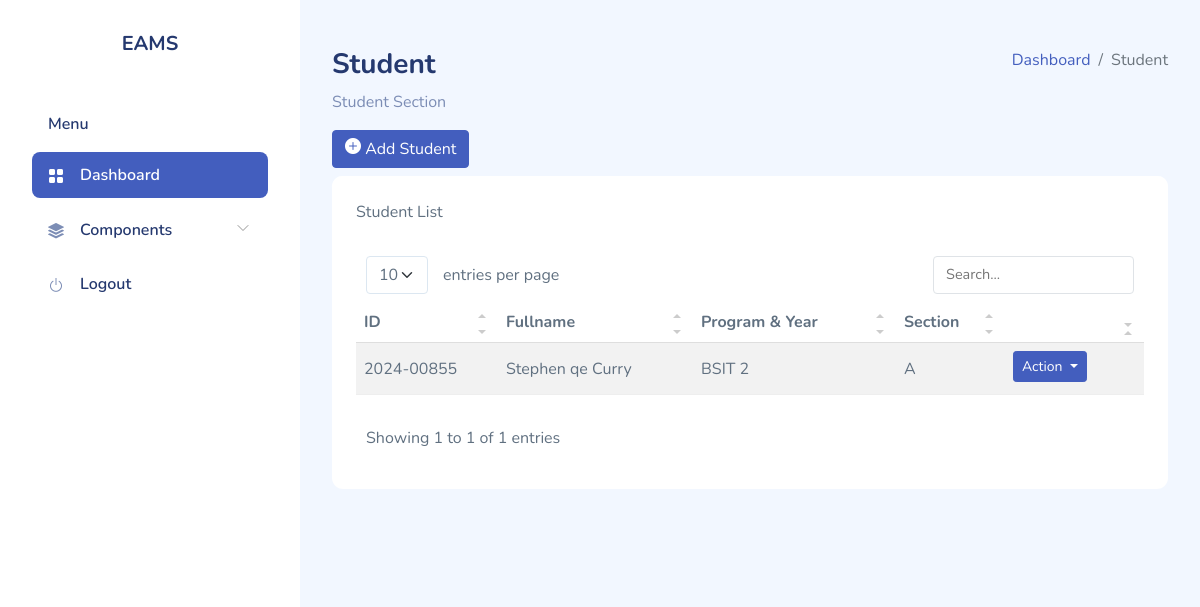
The page /admin/student.php on the database its author committed.
### tables this page shows
CREATE TABLE `tblstudent` (
  `studentid` bigint(20) NOT NULL,
  `student_id` varchar(255) NOT NULL,
  `stud_fname` varchar(255) NOT NULL,
  `stud_mname` varchar(255) NOT NULL,
  `stud_lname` varchar(255) NOT NULL,
  `stud_programid` varchar(255) NOT NULL,
  `yrlevel` varchar(255) NOT NULL,
  `stud_section` varchar(255) NOT NULL,
  `stud_mobile` varchar(255) NOT NULL,
  `stud_profpic` varchar(255) NOT NULL,
  `stud_username` varchar(255) NOT NULL,
  `stud_password` varchar(255) NOT NULL,
  `dt_student` timestamp NOT NULL DEFAULT current_timestamp() ON UPDATE current_timestamp()
);

CREATE TABLE `tblprogram` (
  `programid` bigint(20) NOT NULL,
  `program` varchar(255) NOT NULL
);

### admin/student.php (the view, shortened to what this page needs)
<?php
	include '../sql/sql.php';
	$qryloadstudent = $conn->query("Select * from tblstudent inner join tblprogram on tblprogram.programid=stud_programid") or die($conn->error);
 ?>
<!DOCTYPE html>
<html>
<head>
	<?php include 'include/css.php'; ?>
	<link rel="stylesheet" href="https://cdn.jsdelivr.net/npm/sweetalert2@11/dist/sweetalert2.min.css">
</head>
<body>
	<div id="app">
		<?php include 'include/sidebar.php'; ?>
		<div id="main">
            <div class="page-heading">
            	<div class="page-title">
			        <div class="row">
			            <div class="col-12 col-md-6 order-md-1 order-last">
			                <h3>Student</h3>
			                <p class="text-subtitle text-muted">Student Section</p>
			            </div>
			            <div class="col-12 col-md-6 order-md-2 order-first">
			                <nav aria-label="breadcrumb" class="breadcrumb-header float-start float-lg-end">
			                    <ol class="breadcrumb">
			                        <li class="breadcrumb-item"><a href="index.html">Dashboard</a></li>
			                        <li class="breadcrumb-item active" aria-current="page">Student</li>
			                    </ol>
			                </nav>
			            </div>
			        </div>
			    </div>
			    <div>
			    	<button class="btn btn-primary mb-2" type="button" data-bs-toggle="modal" data-bs-target="#modaladdstudent"> <i class="bi bi-plus-circle-fill"></i> Add Student</button>
			    </div>
			    <section  class="section">
			    	<div class="card">
			    		<div class="card-header">
			                Student List
			            </div>
			            <div class="card-body">
			            	<table class="table table-striped" id="table1">
			            		 <thead>
			                        <tr>
			                            <th>ID</th>
			                            <th>Fullname</th>
			                            <th>Program & Year</th>
			                            <th>Section</th>
			                            <th></th>
			                        </tr>
			                    </thead>
			                    <tbody>
			                    	<?php
			                    		while ($rowloadstudent = $qryloadstudent->fetch_assoc()) {
			                    			$fullname = $rowloadstudent['stud_fname']." ".$rowloadstudent['stud_lname'];
			                    			$programyr = $rowloadstudent['program']." ".$rowloadstudent['yrlevel'];
			                    			echo '<tr>
			                    					<td style="display: none;">'.$rowloadstudent['studentid'].'</td>
			                    					<td style="display: none;">'.$rowloadstudent['stud_fname'].'</td>
			                    					<td style="display: none;">'.$rowloadstudent['stud_mname'].'</td>
			                    					<td style="display: none;">'.$rowloadstudent['stud_lname'].'</td>
			                    					<td style="display: none;">'.$rowloadstudent['program'].'</td>
			                    					<td style="display: none;">'.$rowloadstudent['yrlevel'].'</td>
			                    					<td style="display: none;">'.$rowloadstudent['stud_section'].'</td>
			                    					<td style="display: none;">'.$rowloadstudent['stud_mobile'].'</td>
			                    					<td>'.$rowloadstudent['student_id'].'</td>
			                    					<td>'.$fullname.'</td>
			                    					<td>'.$programyr.'</td>
			                    					<td>'.$rowloadstudent['stud_section'].'</td>
			                    					<td>
			                    						<div class="btn-group mb-1">
			                                            <div class="dropdown">
			                                                <button class="btn btn-primary dropdown-toggle me-1 btn-sm" type="button" id="dropdownMenuButton" data-bs-toggle="dropdown" aria-haspopup="true" aria-expanded="false">
			                                                    Action
			                                                </button>
			                                                  	 ' . $rowloadstudent[''] . ''.$rowloadstudent[''].''.$fullname.''.$rowloadstudent[''].'
			                                                     <button type="button" data-id="'.$rowloadstudent['student_id'].'"  class="dropdown-item getid4">Records</button>
                                                                 <a href="print_records.php?sid='.$rowloadstudent['studentid'].'" target="blank_" class="dropdown-item"> Print</a>
			                                            	</div>
			                                       		 </div>
			                    					</td>
			                    				  </tr>';
			                    		}
			                    	 ?>
			                    </tbody>
			            	</table>
			            </div>
			    	</div>
			    </section>
            </div>
		</div>
	</div>
</body>
</html>

### assets/css/app.css (style rules this page uses)
.btn i,.btn svg { width:16px;height:16px }
.btn.btn-danger,.btn.btn-info,.btn.btn-primary,.btn.btn-secondary,.btn.btn-success,.btn.btn-warning { color:#fff }
.card { margin-bottom:2.2rem;border:none }
.card .card-header { border:none }
.card .card-header~.card-body { padding-top:0 }
.card .card-body { padding:1.5rem }
.dropdown-toggle:after { color:#fff }
.dataTable-table td,.dataTable-table thead th,.table td,.table thead th { vertical-align:middle }
.dataTable-table:not(.table-borderless) thead th,.table:not(.table-borderless) thead th { border-bottom:1px solid #dedede!important }
.bi { width:1rem;height:1rem }
#main { margin-left:300px;padding:2rem }
.page-heading { margin:0 0 2rem }
.page-heading h3 { font-weight:700 }
a { text-decoration:none }

### rows shown on the page
tblstudent: student "2024-00855", fullname "Stephen qe Curry", yrlevel.program "BSIT 2", stud_section "A"
